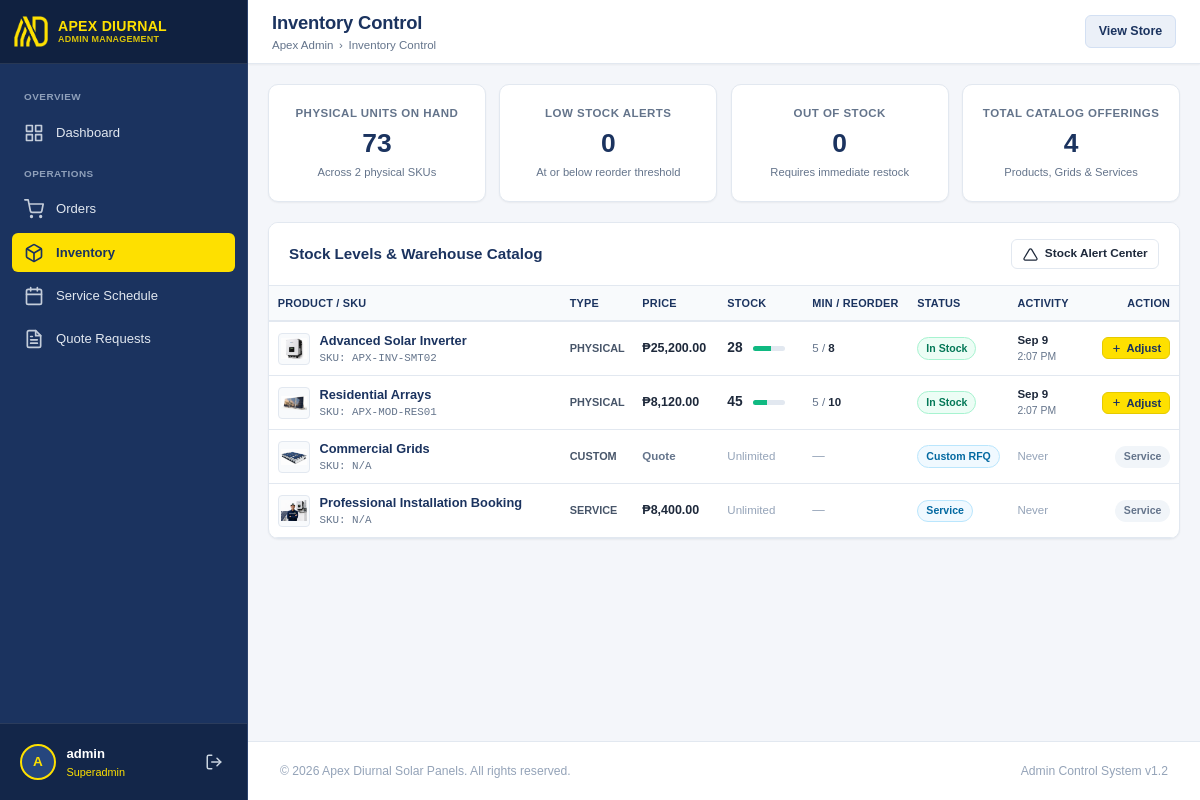
/admin/inventory/index.php (signed in), run on the app's committed database.
### tables this page shows
CREATE TABLE IF NOT EXISTS inventory (
    id INT AUTO_INCREMENT PRIMARY KEY,
    product_id VARCHAR(50) NOT NULL UNIQUE,
    sku VARCHAR(50) NOT NULL UNIQUE,
    current_stock INT NOT NULL DEFAULT 0,
    min_stock_level INT NOT NULL DEFAULT 5,
    max_stock_level INT NOT NULL DEFAULT 100,
    reorder_point INT NOT NULL DEFAULT 10,
    last_updated TIMESTAMP DEFAULT CURRENT_TIMESTAMP ON UPDATE CURRENT_TIMESTAMP,
    FOREIGN KEY (product_id) REFERENCES products(id) ON DELETE CASCADE
);

CREATE TABLE IF NOT EXISTS products (
    id VARCHAR(50) PRIMARY KEY,
    name VARCHAR(255) NOT NULL,
    type ENUM('physical', 'service', 'custom') NOT NULL DEFAULT 'physical',
    base_price DECIMAL(10,2) NOT NULL DEFAULT 0.00,
    description TEXT,
    image VARCHAR(255),
    is_active TINYINT(1) NOT NULL DEFAULT 1,
    created_at TIMESTAMP DEFAULT CURRENT_TIMESTAMP
);

### admin/inventory/sync.php (called while the page is built, shortened)
<?php
function getInventoryItems(): array {
    $db = getConnection();
    $sql = "
        SELECT
            p.id AS product_id,
            p.name AS product_name,
            p.type AS product_type,
            p.base_price,
            p.image,
            COALESCE(i.id, 0) AS inventory_id,
            COALESCE(i.sku, 'N/A') AS sku,
            COALESCE(i.current_stock, 0) AS current_stock,
            COALESCE(i.min_stock_level, 5) AS min_stock_level,
            COALESCE(i.max_stock_level, 100) AS max_stock_level,
            COALESCE(i.reorder_point, 10) AS reorder_point,
            i.last_updated
        FROM products p
        LEFT JOIN inventory i ON p.id = i.product_id
        ORDER BY (p.type = 'physical') DESC, p.name ASC
    ";
    return $db->query($sql)->fetchAll(PDO::FETCH_ASSOC);
}

### admin/inventory/index.php (the view, shortened to what this page needs)
<?php
require_once __DIR__ . '/sync.php';
$items = getInventoryItems();
$totalPhysicalUnits = 0;
$lowStockCount = 0;
$outOfStockCount = 0;
$physicalItemCount = 0;
foreach ($items as $it) {
    if ($it['product_type'] === 'physical') {
        $physicalItemCount++;
        $stock = (int)$it['current_stock'];
        $totalPhysicalUnits += $stock;
    }
}
$extra_head = '<link rel="stylesheet" href="inventory.css">';
include __DIR__ . '/../includes/header.php';
?>
<div class="metrics-grid">
  <div class="metric-card">
    <div class="metric-details">
      <h3>Physical Units on Hand</h3>
      <div class="metric-value"><?php echo number_format($totalPhysicalUnits); ?></div>
      <div class="metric-subtext">Across <?php echo $physicalItemCount; ?> physical SKUs</div>
    </div>
  </div>
  <div class="metric-card">
    <div class="metric-details">
      <h3>Low Stock Alerts</h3>
      <div class="metric-value" style="<?php echo $lowStockCount > 0 ? 'color: #ea580c;' : ''; ?>">
        <?php echo $lowStockCount; ?>
      </div>
      <div class="metric-subtext">At or below reorder threshold</div>
    </div>
  </div>
  <div class="metric-card">
    <div class="metric-details">
      <h3>Out of Stock</h3>
      <div class="metric-value" style="<?php echo $outOfStockCount > 0 ? 'color: #dc2626;' : ''; ?>">
        <?php echo $outOfStockCount; ?>
      </div>
      <div class="metric-subtext">Requires immediate restock</div>
    </div>
  </div>
  <div class="metric-card">
    <div class="metric-details">
      <h3>Total Catalog Offerings</h3>
      <div class="metric-value"><?php echo count($items); ?></div>
      <div class="metric-subtext">Products, Grids & Services</div>
    </div>
  </div>
</div>
<div class="card">
  <div class="card-header">
    <div class="card-title">
      <span>Stock Levels & Warehouse Catalog</span>
    </div>
    <div style="display: flex; gap: 0.5rem;">
      <a href="alerts.php" class="btn btn-secondary btn-sm">
        <svg width="15" height="15" viewBox="0 0 24 24" fill="none" stroke="currentColor" stroke-width="2"><path d="M10.29 3.86L1.82 18a2 2 0 0 0 1.71 3h16.94a2 2 0 0 0 1.71-3L13.71 3.86a2 2 0 0 0-3.42 0z"></path></svg>
        <span>Stock Alert Center</span>
      </a>
    </div>
  </div>
  <div class="table-responsive">
    <table class="admin-table">
      <thead>
        <tr>
          <th>Product / SKU</th>
          <th style="width: 70px;">Type</th>
          <th style="width: 85px;">Price</th>
          <th style="width: 85px;">Stock</th>
          <th style="width: 105px;">Min / Reorder</th>
          <th style="width: 80px;">Status</th>
          <th style="width: 85px;">Activity</th>
          <th style="text-align: right; width: 85px;">Action</th>
        </tr>
      </thead>
      <tbody>
        <?php foreach ($items as $item):
          $isPhysical = ($item['product_type'] === 'physical');
          $stock = (int)$item['current_stock'];
          $max = max(1, (int)$item['max_stock_level']);
          $reorder = (int)$item['reorder_point'];
          $pct = min(100, round(($stock / $max) * 100));
          if (!$isPhysical) {
              $badgeClass = 'badge-processing';
              $badgeText = ($item['product_type'] === 'service') ? 'Service' : 'Custom RFQ';
          } elseif ($stock === 0) {
              $badgeClass = 'badge-outofstock';
              $badgeText = 'Out of Stock';
          } elseif ($stock <= $reorder) {
              $badgeClass = 'badge-lowstock';
              $badgeText = 'Low Stock';
          } else {
              $badgeClass = 'badge-instock';
              $badgeText = 'In Stock';
          }
        ?>
        <tr>
          <td>
            <div style="display: flex; align-items: center; gap: 0.6rem;">
              <?php if (!empty($item['image'])): ?>
                <img src="<?php echo $admin_base . '../' . htmlspecialchars($item['image']); ?>" alt="" style="width: 32px; height: 32px; object-fit: contain; background: #f8fafc; border-radius: 4px; border: 1px solid #e2e8f0; padding: 2px; flex-shrink: 0;">
              <?php else: ?>
                <div style="width: 32px; height: 32px; background: #e2e8f0; border-radius: 4px; display: flex; align-items: center; justify-content: center; font-size: 0.68rem; color: #64748b; flex-shrink: 0;">N/A</div>
              <?php endif; ?>
              <div style="min-width: 0;">
                <div style="font-weight: 700; color: var(--navy-primary); font-size: 0.8rem; white-space: nowrap; overflow: hidden; text-overflow: ellipsis; max-width: 220px;" title="<?php echo htmlspecialchars($item['product_name']); ?>">
                  <?php echo htmlspecialchars($item['product_name']); ?>
                </div>
                <div style="font-size: 0.68rem; color: var(--text-muted); font-family: monospace; white-space: nowrap;">SKU: <?php echo htmlspecialchars($item['sku']); ?></div>
              </div>
            </div>
          </td>
          <td>
            <span style="font-size: 0.68rem; text-transform: uppercase; font-weight: 700; color: #475569; white-space: nowrap;">
              <?php echo htmlspecialchars($item['product_type']); ?>
            </span>
          </td>
          <td style="font-weight: 600; white-space: nowrap;">
            <?php echo ($item['base_price'] > 0) ? '&#8369;' . number_format($item['base_price'], 2) : '<span style="color:var(--text-muted); font-size:0.72rem;">Quote</span>'; ?>
          </td>
          <td>
            <?php if ($isPhysical): ?>
              <div style="display: flex; align-items: center; gap: 0.35rem; white-space: nowrap;">
                <span style="font-weight: 700; font-size: 0.86rem; min-width: 20px;"><?php echo $stock; ?></span>
                <div style="width: 32px; height: 5px; background: #e2e8f0; border-radius: 9999px; overflow: hidden; flex-shrink: 0;" title="<?php echo $stock . ' / ' . $max . ' units (' . $pct . '%)'; ?>">
                  <div style="height: 100%; width: <?php echo $pct; ?>%; background: <?php echo ($stock <= $reorder) ? '#f59e0b' : '#10b981'; ?>;"></div>
                </div>
              </div>
            <?php else: ?>
              <span style="color: #94a3b8; font-size: 0.72rem; white-space: nowrap;">Unlimited</span>
            <?php endif; ?>
          </td>
          <td>
            <?php if ($isPhysical): ?>
              <div style="font-size: 0.72rem; white-space: nowrap; color: var(--text-muted);">
                <span><?php echo $item['min_stock_level']; ?></span> / <strong style="color:var(--text-main);"><?php echo $item['reorder_point']; ?></strong>
              </div>
            <?php else: ?>
              <span style="color: #94a3b8;">&mdash;</span>
            <?php endif; ?>
          </td>
          <td>
            <span class="badge <?php echo $badgeClass; ?>" style="font-size: 0.66rem; padding: 0.15rem 0.5rem;">
              <?php echo $badgeText; ?>
            </span>
          </td>
          <td>
            <?php if (!empty($item['last_updated'])): ?>
              <div style="font-size: 0.72rem; font-weight: 600; color: var(--text-main); white-space: nowrap;">
                <?php echo date('M j', strtotime($item['last_updated'])); ?>
              </div>
              <div style="font-size: 0.65rem; color: var(--text-muted); white-space: nowrap;">
                <?php echo date('g:i A', strtotime($item['last_updated'])); ?>
              </div>
            <?php else: ?>
              <span style="color: #94a3b8; font-size: 0.72rem;">Never</span>
            <?php endif; ?>
          </td>
          <td style="text-align: right; width: 85px; white-space: nowrap;">
            <?php if ($isPhysical): ?>
              <button
                type="button"
                class="btn btn-primary btn-sm"
                style="padding: 0.25rem 0.5rem; font-size: 0.7rem; gap: 0.25rem;"
                onclick="openStockModal('<?php echo htmlspecialchars($item['product_id']); ?>', '<?php echo htmlspecialchars(addslashes($item['product_name'])); ?>', <?php echo $stock; ?>)">
                <svg width="11" height="11" viewBox="0 0 24 24" fill="none" stroke="currentColor" stroke-width="2.5"><path d="M12 5v14M5 12h14"/></svg>
                <span>Adjust</span>
              </button>
            <?php else: ?>
              <span class="badge" style="background: #f1f5f9; color: #64748b; font-size: 0.66rem; font-weight: 600;">Service</span>
            <?php endif; ?>
          </td>
        </tr>
        <?php endforeach; ?>
      </tbody>
    </table>
  </div>
</div>
<?php include __DIR__ . '/../includes/footer.php'; ?>

### data on the page
inventory: product.image (picture), product.name "Advanced Solar Inverter", sku "APX-INV-SMT02", product.type "PHYSICAL", product.base_price "25,200.00", stock "28", $pct 56 (drawn), min_stock_level "5", reorder_point "8", badgeText "In Stock", last_updated "Sep 9", last_updated "2:07 PM"
inventory: product.image (picture), product.name "Residential Arrays", sku "APX-MOD-RES01", product.type "PHYSICAL", product.base_price "8,120.00", stock "45", min_stock_level "5", reorder_point "10", badgeText "In Stock", last_updated "Sep 9", last_updated "2:07 PM"
products: image (picture), name "Commercial Grids", sku "N/A", type "CUSTOM", base_price "Quote", shows "Unlimited", type "Custom RFQ", shows "Never", shows "Service"
products: image (picture), name "Professional Installation Booking", sku "N/A", type "SERVICE", base_price "8,400.00", shows "Unlimited", type "Service", shows "Never"

### other printed values
substr($adminUser['username'] ?? 'A', 0, 1) "A"
$adminUser['username'] "admin"
$adminUser['role'] "Superadmin"
$page_title "Inventory Control"
$totalPhysicalUnits "73"
$physicalItemCount "2"
$lowStockCount "0"
$outOfStockCount "0"
count($items) "4"
